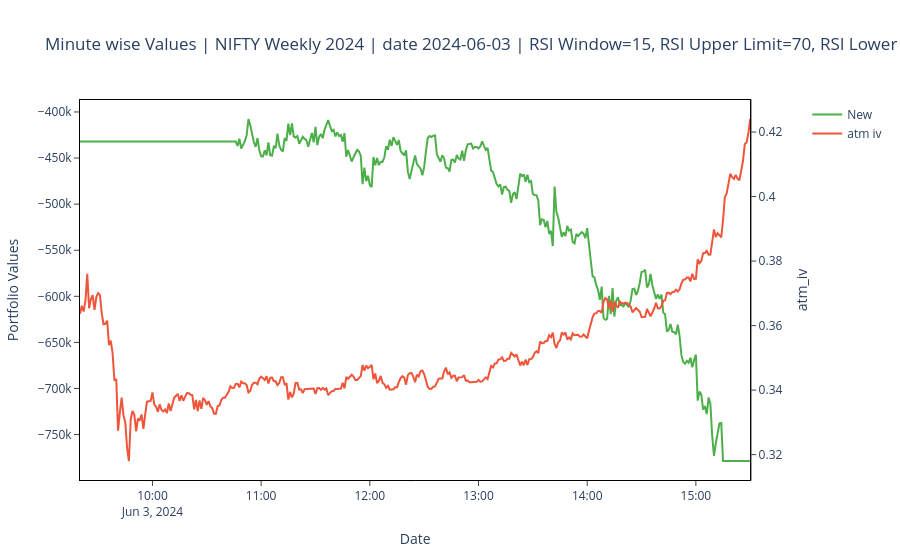

The notebook cell saved with this chart:
### Code cell
comp_var = "Values"
a = datetime(2024, 6, 3)
Comparison(comp_var, a)

### Figure 1 — Plotly figure (JSON) as saved in the notebook; plotly's stock layout.template omitted (floating-point values rounded to 4 significant figures; data arrays with more than 128 entries replaced by an {"elided": "..."} marker saying what was removed)
{"data": [{"line": {"color": "#4daf4a"}, "mode": "lines", "name": "New", "type": "scatter", "x": {"elided": "371 str values"}, "y": {"elided": "371 float values"}}, {"mode": "lines", "name": "atm iv", "type": "scatter", "x": {"elided": "371 str values"}, "xaxis": "x", "y": {"elided": "371 float values"}, "yaxis": "y2"}], "layout": {"plot_bgcolor": "white", "title": {"text": "Minute wise Values | NIFTY Weekly 2024 | date 2024-06-03 | RSI Window=15, RSI Upper Limit=70, RSI Lower Limit=15"}, "xaxis": {"anchor": "y", "domain": [0, 0.94], "gridcolor": "white", "linecolor": "black", "mirror": true, "showline": true, "ticks": "outside", "title": {"text": "Date"}}, "yaxis": {"anchor": "x", "domain": [0, 1], "gridcolor": "white", "linecolor": "black", "mirror": true, "showline": true, "ticks": "outside", "title": {"text": "Portfolio Values"}}, "yaxis2": {"anchor": "x", "gridcolor": "white", "linecolor": "black", "mirror": true, "overlaying": "y", "showline": true, "side": "right", "ticks": "outside", "title": {"text": "atm_iv"}}}}
